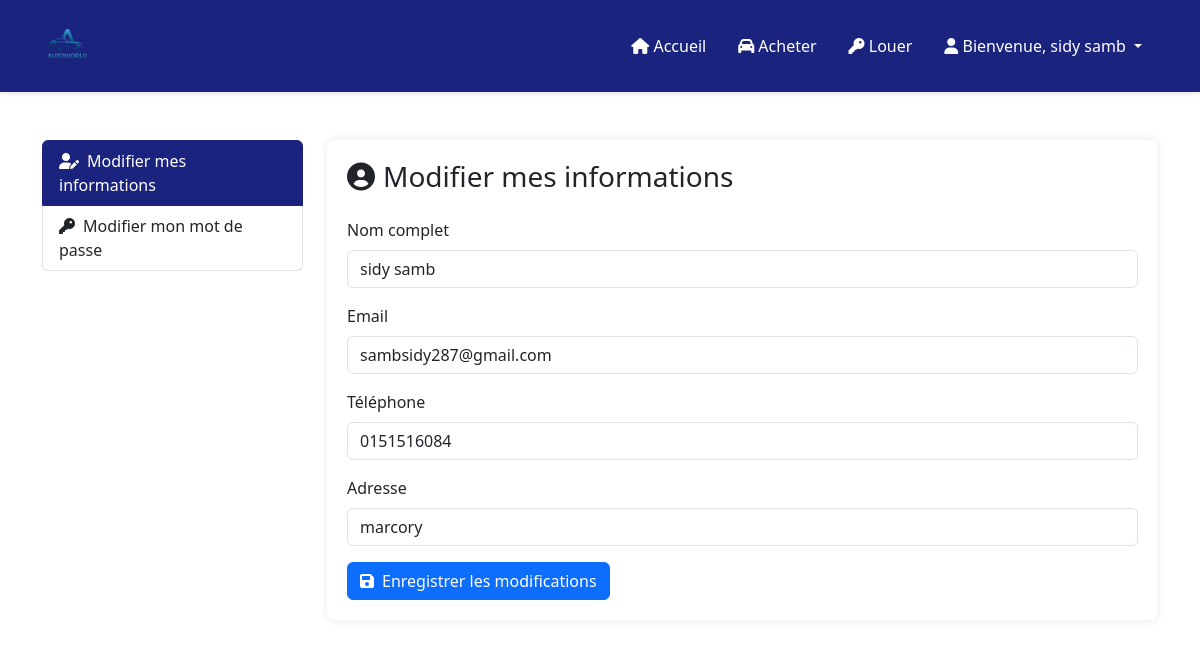
Page /profil.php (signed in) on the committed database.
### tables this page shows
CREATE TABLE IF NOT EXISTS `users` (
  `id` int NOT NULL AUTO_INCREMENT,
  `nom` varchar(255) NOT NULL,
  `email` varchar(255) NOT NULL,
  `numero` varchar(20) DEFAULT NULL,
  `adresse` text,
  `mot_de_passe` varchar(255) NOT NULL,
  `created_at` timestamp NULL DEFAULT CURRENT_TIMESTAMP,
  PRIMARY KEY (`id`),
  UNIQUE KEY `email` (`email`)
);

### profil.php (the view, shortened to what this page needs)
<?php
require_once 'cnx.php';
$user_id = $_SESSION['user_id'];
$sql = "SELECT nom, email, numero, adresse FROM users WHERE id = ?";
$stmt = $conn->prepare($sql);
$stmt->execute([$user_id]);
$user = $stmt->fetch();
?>
<!DOCTYPE html>
<html lang="fr">
<head>
    <?php require_once 'components/scripts.php'; ?>
    <link href="https://cdn.jsdelivr.net/npm/bootstrap@5.3.0/dist/css/bootstrap.min.css" rel="stylesheet">
    <link rel="stylesheet" href="https://cdnjs.cloudflare.com/ajax/libs/font-awesome/6.0.0/css/all.min.css">
    <link rel="stylesheet" href="styles.css">
</head>
<body>
    <?php require_once 'components/navbar.php'; ?>
    <div class="container mt-5">
        <div class="row">
            <div class="col-md-3">
                <div class="list-group mb-4">
                    <a href="#" id="showProfile" class="list-group-item list-group-item-action active">
                        <i class="fas fa-user-edit me-2"></i>Modifier mes informations
                    </a>
                    <a href="#" id="showPassword" class="list-group-item list-group-item-action">
                        <i class="fas fa-key me-2"></i>Modifier mon mot de passe
                    </a>
                </div>
            </div>
            <div class="col-md-9">
                <div id="profileSection" class="profile-section">
                    <h3 class="mb-4"><i class="fas fa-user-circle me-2"></i>Modifier mes informations</h3>
                    <form action="profil.php" method="post">
                        <div class="mb-3">
                            <label for="name" class="form-label">Nom complet</label>
                            <input type="text" class="form-control" id="name" name="name" value="<?php echo htmlspecialchars($user['nom']); ?>" required>
                        </div>
                        <div class="mb-3">
                            <label for="email" class="form-label">Email</label>
                            <input type="email" class="form-control" id="email" name="email" value="<?php echo htmlspecialchars($user['email']); ?>" required>
                        </div>
                        <div class="mb-3">
                            <label for="tel" class="form-label">Téléphone</label>
                            <input type="tel" class="form-control" id="tel" name="tel" value="<?php echo htmlspecialchars($user['numero']); ?>" required>
                        </div>
                        <div class="mb-3">
                            <label for="adresse" class="form-label">Adresse</label>
                            <input type="text" class="form-control" id="adresse" name="adresse" value="<?php echo htmlspecialchars($user['adresse']); ?>" required>
                        </div>
                        <button type="submit" name="update_profile" class="btn btn-primary">
                            <i class="fas fa-save me-2"></i>Enregistrer les modifications
                        </button>
                    </form>
                </div>
            </div>
        </div>
    </div>
    <?php require_once 'components/scripts.php'; ?>
</body>
</html>

### styles.css (style rules this page uses)
body, html { height: 100%; margin: 0; }
.btn-primary { background-color: #ff1100d8; border-color: #ff1100d8; }

### profil.php (style rules this page uses)
.profile-section { background: #fff; padding: 20px; border-radius: 8px; box-shadow: 0 0 10px rgba(0,0,0,0.1); }
.list-group-item.active { background-color: #1a237e !important; border-color: #1a237e !important; }
.btn-primary { background-color: #1a237e; border-color: #1a237e; }

### rows in the picture
users: name "sidy samb", email "sambsidy287@gmail.com", tel "0151516084", adresse "marcory"

### other values in the picture
$_SESSION['nom'] "sidy samb"
